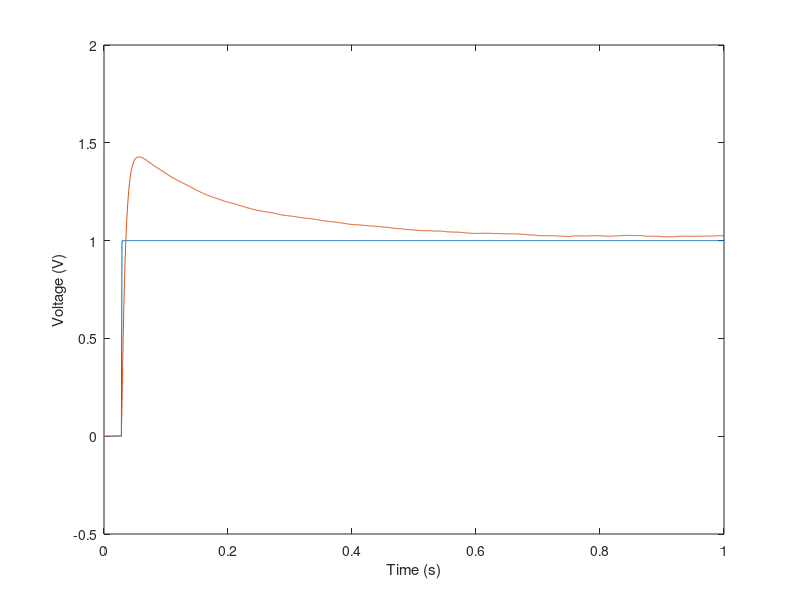
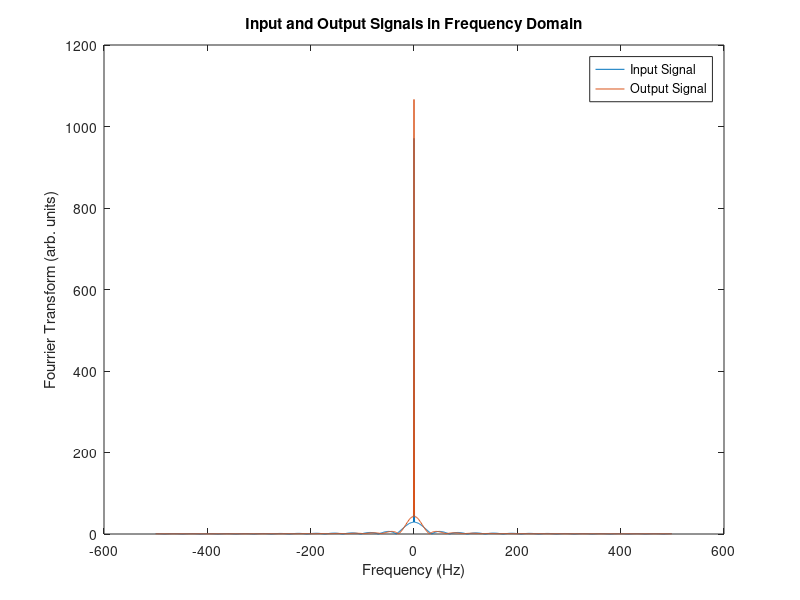

Reproduce these figures in MATLAB, in order.
clear

R1 = 1;
C1 = 0.25;
R2 = 2;
L = 0.2;
R3 = 33.29; %taken from linear fit from Q1 & Q2
alpha = 1;
beta = 50;
gamma = 20;
R4 = 0.1;
Ro = 1000;

%Changing Cn
Cn = 0.00001;
% Cn = 0.0001;
% Cn = 0.0005;
% Cn = 0.001;
% Cn = 0.01;
% Cn = 0.1;
% Cn = 1;


G1 = 1/R1;
G2 = 1/R2;
G3 = 1/R3;
G4 = 1/R4;
Go = 1/Ro;


% i) Time Domain
%1 V1 = Vin;
%2 (d(V1-V2)/dt)*C1 + (V1-V2)*G1 + Iin = 0
%3 (d(V2-V1)/dt)*C1 + (V2-V1)*G1 + V2*G2 + IL = 0
%4 V2-V3 = L*(d(IL)/dt) --> V2-V3 - 1i*omega*(L)*IL = 0
%5 I3 = V3*G3
%6 IL + I3 + In + d(V3-0)/dt)*Cn= 0
%7 V4 = alpha*I3 + beta*I3^2 + gamma*I3^3
%8 (V4-Vo)*G4 + I4 = 0
%9 (Vo-V4)*G4 + Vo*Go = 0




% Matrices
omega = 0;
N = 9;

%X = [V1 V2 V3 V4 Vo Iin IL I3 I4];
n3 = 3;
no = 5;

G = zeros(N);  
F = zeros(N,1);
C = zeros(N);
CFinal = C.*(1i*omega);


G(1,1) = 1;

G(2,1) = G1; G(2,2) = -G1; G(2,6) = 1;
C(2,1) = C1; C(2,2) = -C1;

G(3,1) = -G1; G(3,2) = G1 + G2; G(3,7) = 1;
C(3,1) = -C1; C(3,2) = C1;

G(4,2) = 1; G(4,3) = -1;
C(4,7) = L;

G(5,3) = G3; G(5,8) = -1;

G(6,7) = 1; G(6,8) = 1;
C(6,3) = Cn;

P = [-alpha -beta -gamma G(4)];
% P = [-alpha -beta -gamma 0];
Poly_Soln = roots(P);

G(7,4) = 1; G(7,8) = sum(roots(P));

G(8,4) = G4; G(8,5) = -G4; G(8,9) = 1;

G(9,4) = -G4; G(9,5) = G4 + Go;



Vin = [];
Vo = [];
Vp = zeros(N,1);

tstop = 1;
tstep = 1/1000;

inputA = 1;
inputB = 0;
inputC = 0;

freq = 1/0.03;

std = 0.03;
delay = 0.06;


mu = 560;
sig = 30;
amp = 1;
vo = 0;
gaus = @(i,mu,sig,amp,vo)amp*exp(-(((i-mu).^2)/(2*sig.^2)))+vo;

T = linspace(0,tstop,1000);

for i = 1:1000
    t(i) = i*tstep;
    
    if t(i) < 0.03 && inputA == 1
        Vin(i) = 0;
    elseif t(i) >= 0.03 && inputA == 1
        Vin(i) = 1;
        
    elseif inputB ==1
        Vin(i) = sin(2*pi*freq*t(i));
        
    elseif inputC == 1
        Vin(i) = gaus(i,mu,sig,amp,vo);
    end
    
    F(1) = Vin(i);
    F(3) = 0.1*randn();
    
    H = C/tstep + G;
    V = H\(F + ((C/tstep)*Vp));
    
    Vo(i) = V(no);
    Vp = V;
end


figure(1)
plot(T,Vin)
hold on
plot(T,Vo)
hold off
xlabel('Time (s)')
ylabel('Voltage (V)')



Fs = 1000;
t_v= T; 
L = length(t_v); % Signal length

n = L;

FFTin = fft(Vin,n);
FFTout = fft(Vo,n);

f =Fs*([(((-n/2)+1):0)/n  (1:(n/2))/n]-1/Fs);

figure(2)
plot(f,fftshift(abs(FFTin)));
hold on
plot(f,fftshift(abs(FFTout))) 
hold off
title('Input and Output Signals in Frequency Domain')
xlabel('Frequency (Hz)')
ylabel('Fourrier Transform (arb. units)')
legend('Input Signal','Output Signal')

